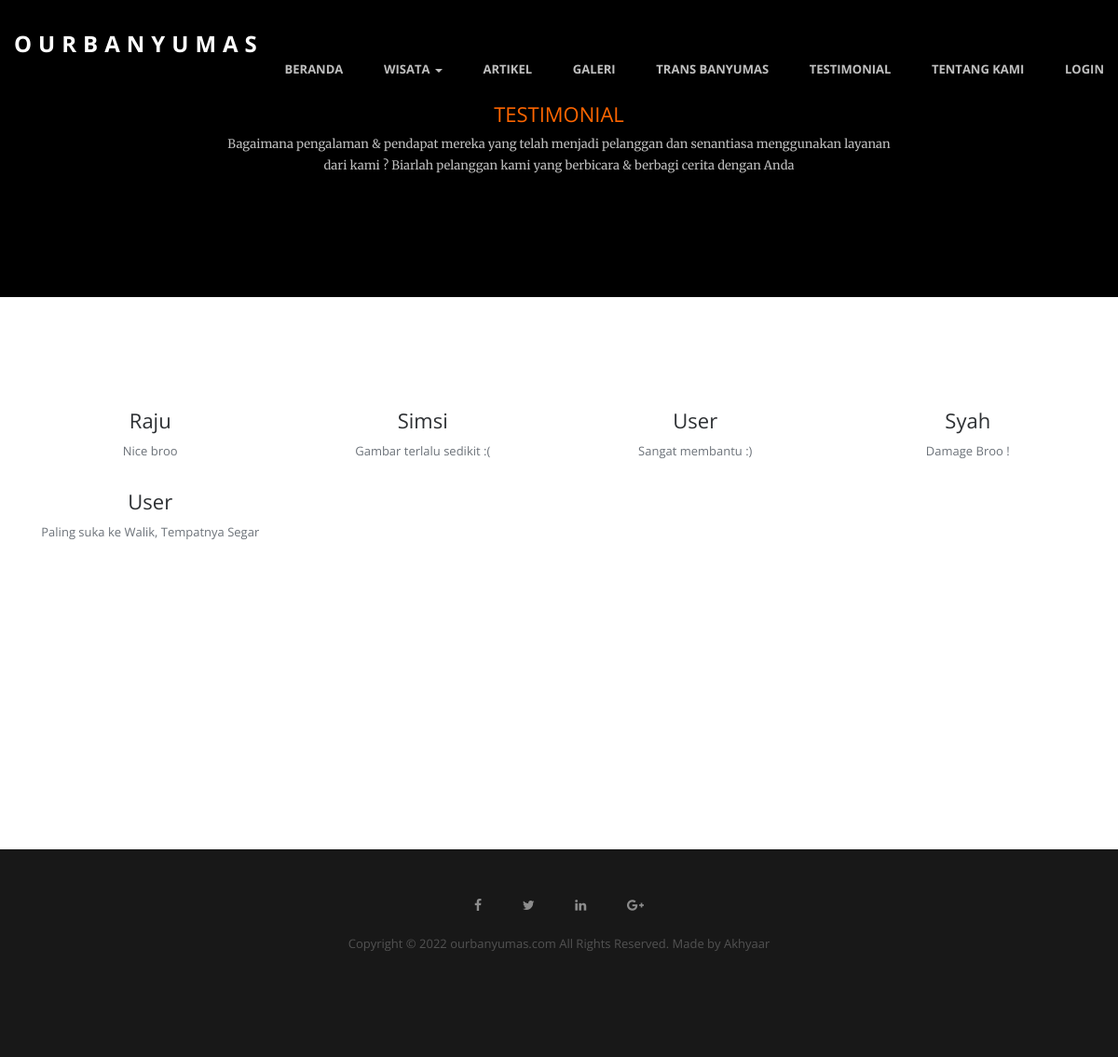
The page /testimonial.php on the database its author committed.
### tables this page shows
CREATE TABLE `testi` (
  `id` int(11) NOT NULL,
  `nama_user` varchar(50) NOT NULL,
  `saran` varchar(300) NOT NULL
);

### testimonial.php (the view, shortened to what this page needs)
<!doctype html>
<html class="no-js" lang="">
<head>
  <link rel="stylesheet" href="css/bootstrap.min.css">
  <link rel="stylesheet" href="css/flexslider.css">
  <link rel="stylesheet" href="css/jquery.fancybox.css">
  <link rel="stylesheet" href="css/main.css">
  <link rel="stylesheet" href="css/responsive.css">
  <link rel="stylesheet" href="css/font-icon.css">
  <link rel="stylesheet" href="css/animate.min.css">
  <link rel="stylesheet" href="https://maxcdn.bootstrapcdn.com/font-awesome/4.4.0/css/font-awesome.min.css">
</head>
<body>
  <section>
    <header id="header">
      <div class="header-content clearfix"> <a class="logo" href="index.php">OurBanyumas</a>
        <nav class="navigation" role="navigation">
          <ul class="primary-nav">
            <li><a href="index.php">Beranda</a></li>
            <li class="dropdown">
              <a href="#" class="dropdown-toggle" data-toggle="dropdown">Wisata <b class="caret"></b></a>
            </li>
            <li><a href="artikel.php">Artikel</a></li>
            <li><a href="galeri.php">Galeri</a></li>
            <li><a href="transbanyumas.php">Trans Banyumas</a></li>
            <li><a href="testimonial.php">Testimonial</a></li>
            <li><a href="tentang.php">Tentang Kami</a></li>
            <?php
            if (!isset($_SESSION['is_login'])) {
            ?>
              <li>
                <a href="login.php">Login</a>
              </li>
            <?php } else { ?>
              <li>
                <a href="akunuser.php?logoutSubmit=1" class="logout">Logout (<?= $_SESSION['namauser']; ?>)</a>
              </li><?php } ?>
          </ul>
        </nav>
      </div>
    </header>
    <section id="intro" class="section intro">
      <div class="container">
        <div class="col-md-8 col-md-offset-2 text-center">
          <?php
          if (!isset($_SESSION['admin'])) {
          ?>
            <h6>TESTIMONIAL</h6>
            <p>Bagaimana pengalaman & pendapat mereka yang telah menjadi pelanggan dan senantiasa menggunakan layanan dari kami ? Biarlah pelanggan kami yang berbicara & berbagi cerita dengan Anda</p>
            <br>
          <?php } else { ?>
            <h6>TESTIMONIAL</h6>
            <br>
            </li>
          <?php } ?>
        </div>
      </div>
    </section>
    <section id="teams" class="section teams">
      <div class="container">
        <div class="row">
          <?php
          include "koneksi.php";
          $query = "SELECT * FROM testi";
          $sql = mysqli_query($connect, $query);
          while ($data = mysqli_fetch_array($sql)) {
          ?>
            <div class="col-md-3 col-sm-6">
              <div class="person">
                <div class="person-content">
                  <h4><?php echo "" . $data['nama_user'] . ""; ?></h4>
                  <p><?php echo "" . $data['saran'] . ""; ?></p>
                </div>
              </div>
            </div>
          <?php
          }
          ?>
        </div>
      </div>
    </section>
    <section id="teams" class="section teams">
      <div class="container">
        <?php
        if (!isset($_SESSION['admin'])) {
        ?>
          <br>
        <?php } ?>
      </div>
    </section>
    <footer class="footer">
      <div class="footer-top section">
        <div class="container" align="center">
          <div class="row">
            <a style="padding:20px" ; href="#"><i class="fa fa-facebook"></i></a>
            <a style="padding:20px" ; href="#"><i class="fa fa-twitter"></i></a>
            <a style="padding:20px" ; href="#"><i class="fa fa-linkedin"></i></a>
            <a style="padding:20px" ; href="#"><i class="fa fa-google-plus"></i></a>
            <br>
            <br>
            <p>Copyright © 2022 ourbanyumas.com All Rights Reserved. Made by Akhyaar</p>
          </div>
        </div>
      </div>
    </footer>
</body>
</html>

### css/main.css (style rules this page uses)
p { font-size: 13px; line-height: 22.4px; color: #6c7279; }
h4 { font-size: 22px; color: #2d3033; font-weight: 400; }
h6 { font-size: 22px; color: #F60; font-weight: 400; }
a { color: #e84545; }
body { font-family: "Open Sans", Arial, sans-serif; font-weight: 400; color: #6c7279; }
ul, ol { margin: 0; padding: 0; }
ul li { list-style: none; }
.section { padding: 100px 0; }
#header { position: fixed; width: 100%; z-index: 999; }
#header .header-content { margin: 0 auto; max-width: 1170px; padding: 30px 0; width: 100%; -moz-transition: padding 0.3s; -o-transition: padding 0.3s; -webkit-transition: padding 0.3s; transition: padding 0.3s; }
#header .logo { float: left; font-size:24px; font-weight:700; color:#fff; text-decoration:none; text-transform:uppercase; letter-spacing:7px; }
.navigation { float: right; }
.navigation li { display: inline-block; }
.navigation a { color: rgba(255, 255, 255, 0.75); font-size: 13px; font-weight: 700; margin-left: 40px; text-transform: uppercase; }
.intro { background-color: #000; }
.intro p { font-family: "Merriweather", Arial, sans-serif; color: rgba(255, 255, 255, 0.75); font-weight: 400; }
.person { max-width: 270px; text-align: center; }
.person-content { margin-top: 20px; }
.person h4 { font-weight: 400; }
.footer { text-align: left; }
.footer-top { background-color: #181818; padding-top: 50px; }
.footer p { color: rgba(255, 255, 255, 0.25); }
.footer a { color: rgba(255, 255, 255, 0.50); }

### rows shown on the page
testi: nama_user "Raju", saran "Nice broo"
testi: nama_user "Simsi", saran "Gambar terlalu sedikit :("
testi: nama_user "User", saran "Sangat membantu :)"
testi: nama_user "Syah", saran "Damage Broo !"
testi: nama_user "User", saran "Paling suka ke Walik, Tempatnya Segar"
